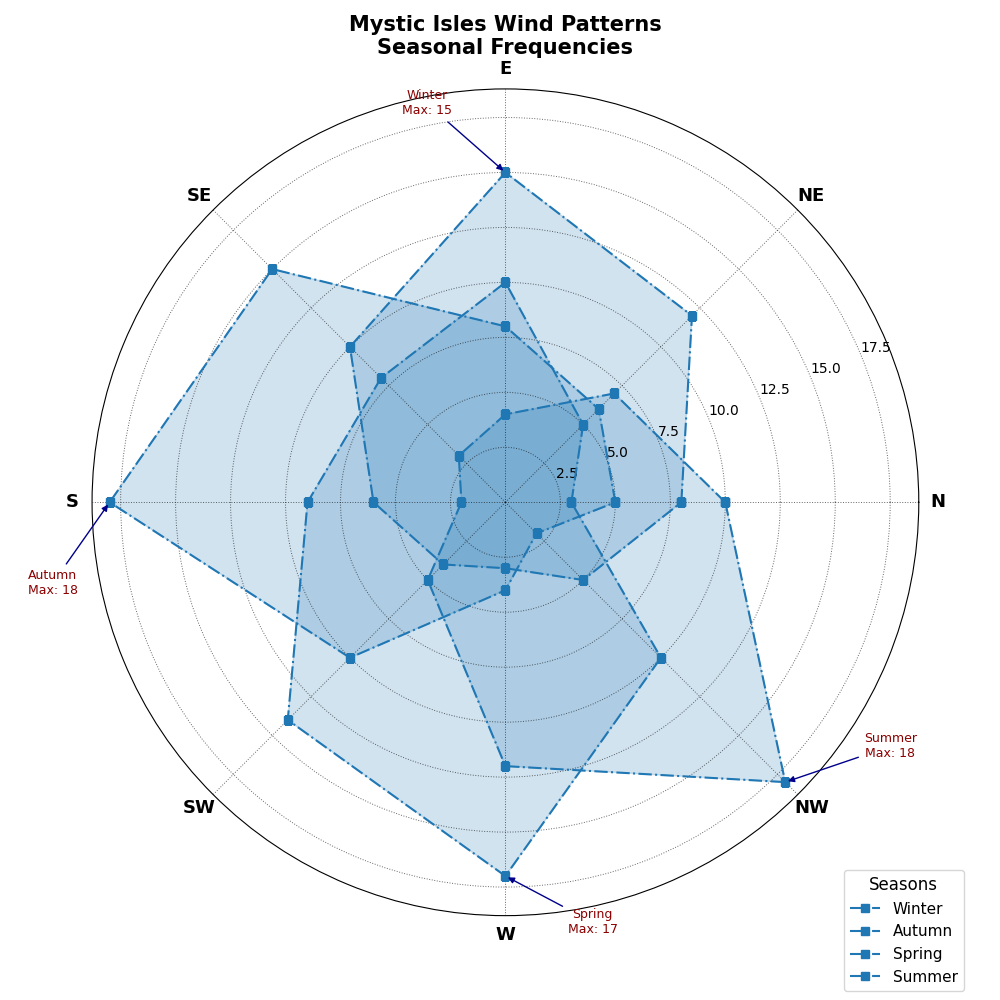

Here is the Python script that generated this plot:
import matplotlib.pyplot as plt
import numpy as np

directions = ['N', 'NE', 'E', 'SE', 'S', 'SW', 'W', 'NW']
spring_winds = np.array([8, 12, 15, 10, 6, 4, 3, 5])
summer_winds = np.array([5, 6, 8, 15, 18, 10, 4, 2])
autumn_winds = np.array([3, 5, 10, 8, 9, 14, 17, 10])
winter_winds = np.array([10, 7, 4, 3, 2, 5, 12, 18])

wind_data = [spring_winds, summer_winds, autumn_winds, winter_winds]
angles = np.linspace(0, 2 * np.pi, len(directions), endpoint=False).tolist()
angles += angles[:1]

for i in range(len(wind_data)):
    wind_data[i] = np.append(wind_data[i], wind_data[i][0])

fig, ax = plt.subplots(figsize=(10, 10), subplot_kw=dict(polar=True))

single_color = '#1f77b4'
labels = ['Winter', 'Autumn', 'Spring', 'Summer']

for data, label in zip(wind_data, labels):
    ax.plot(angles, data, marker='s', linestyle='-.', color=single_color, linewidth=1.5, label=label)
    ax.fill(angles, data, color=single_color, alpha=0.2)

for data, label in zip(wind_data, labels):
    max_idx = np.argmax(data[:-1])
    ax.annotate(f'{label}\nMax: {data[max_idx]}',
                xy=(angles[max_idx], data[max_idx]),
                xytext=(angles[max_idx] + 0.2, data[max_idx] + 3),
                textcoords='data',
                arrowprops=dict(arrowstyle="-|>", color='darkblue'),
                ha='center', fontsize=9, color='darkred')

ax.set_xticks(angles[:-1])
ax.set_xticklabels(directions, fontsize=13, fontweight='bold')
ax.grid(color='black', linestyle=':', linewidth=0.7, alpha=0.6)

ax.set_title("Mystic Isles Wind Patterns\nSeasonal Frequencies", fontsize=15, fontweight='bold', pad=25)

ax.legend(loc='lower left', bbox_to_anchor=(0.9, -0.1), fontsize=11, title='Seasons', title_fontsize='12')

plt.tight_layout()
plt.show()
